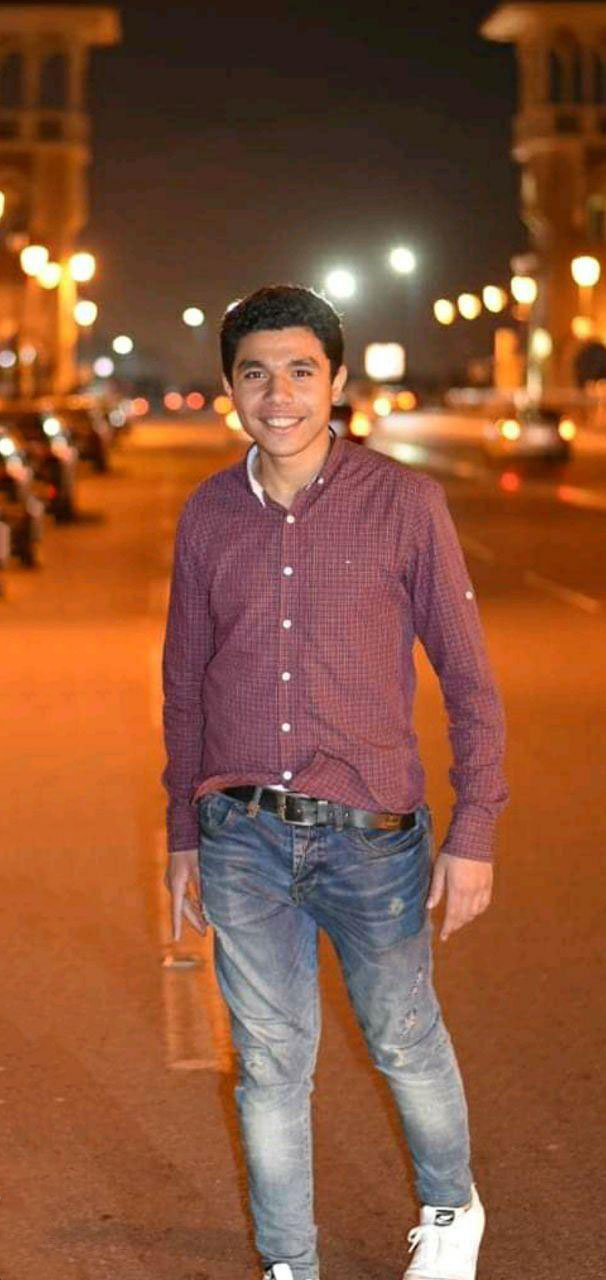
#> input picture image.jpg, 606 x 1280 px
$ python code5.py
#> lines starting #> are read from the running program, lines starting #| are printed output that depends on the picture; after the words box and inside, x2 and y2 are one past the last pixel; in counts of white or black regions, pixels touching at a corner belong together
import cv2
import numpy as np
originalImage = cv2.imread('image.jpg')
#> originalImage is the input picture: shape (1280, 606, 3); mean B, G, R 56.9, 84.4, 138.3
hsvImage = cv2.cvtColor(originalImage, cv2.COLOR_BGR2HSV)
#> hsvImage: shape (1280, 606, 3); mean H, S, V 39.5, 152.4, 139.6
cv2.imshow("Orginal", originalImage)

lower = np.array([0, 100, 100])
upper = np.array([10, 255, 255])
mask = cv2.inRange(hsvImage, lower, upper)
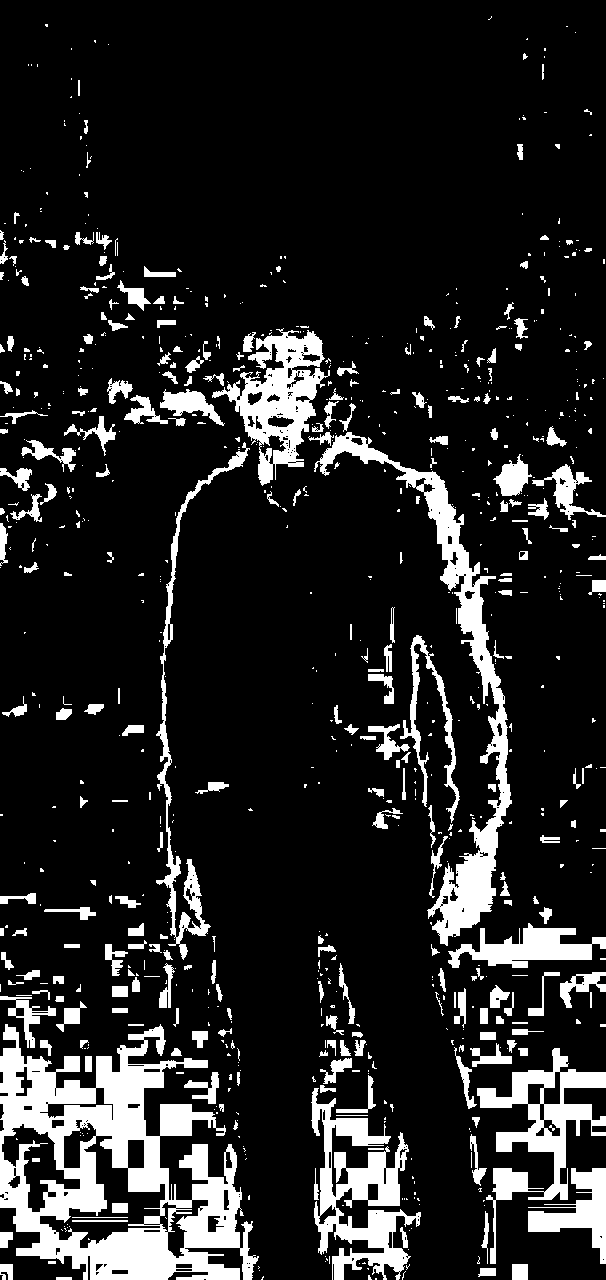
#> mask: shape (1280, 606); 14% white; 814 white regions (543 under 20 px), largest, box (x1, y1, x2, y2) and area: (0, 1024, 259, 1280) 30667, (314, 432, 512, 946) 12030, (311, 1088, 421, 1280) 8372
shape = cv2.bitwise_and(originalImage,originalImage, mask=mask)
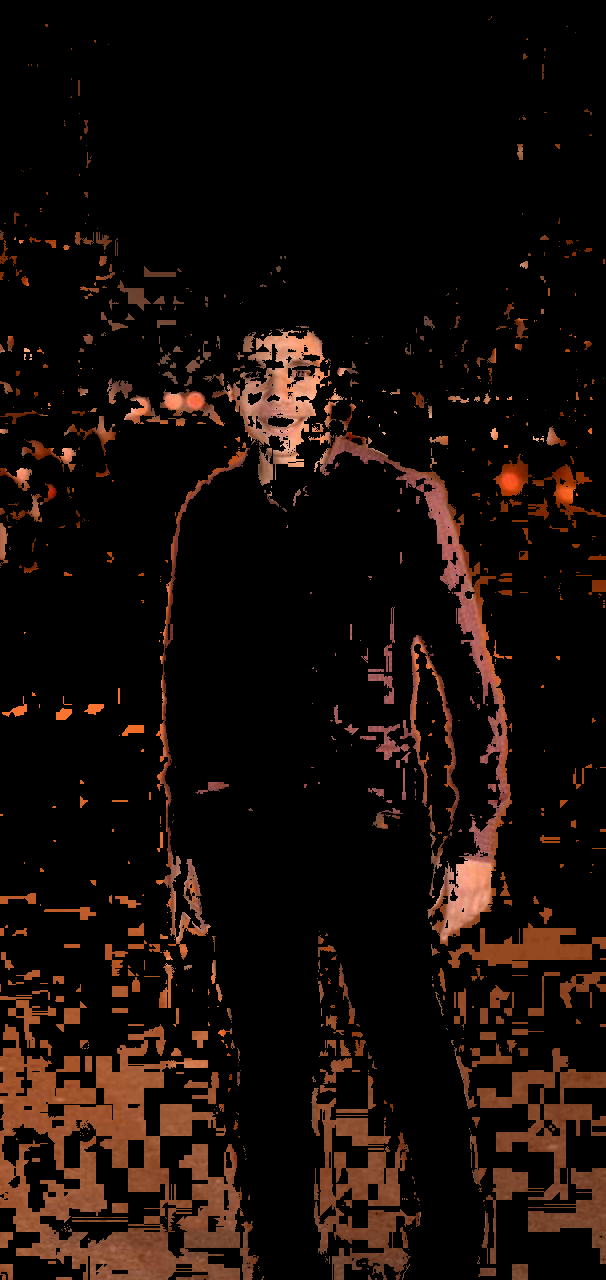
#> shape: shape (1280, 606, 3); mean B, G, R 7.7, 11.9, 21.6
cv2.imshow("MASK", mask)
cv2.imshow("Orange_shape", shape)
cv2.waitKey()
cv2.destroyAllWindows()
